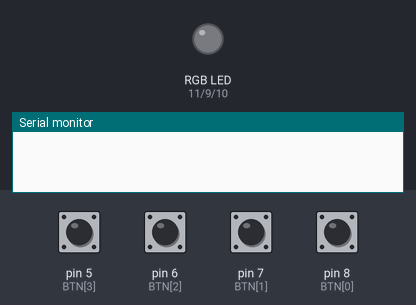
A sketch run on a simulated Arduino Uno, built with avr-gcc and run on an emulated ATmega328P. Parts: an RGB LED mixed from three pins (HIGH = lit), the last lines printed to the serial monitor. The inputs (shaded band) are chosen by the test bench; at power-on: pin 5 (BTN[3]), pin 6 (BTN[2]), pin 7 (BTN[1]), pin 8 (BTN[0]) HIGH.

Above: at 1.2 s.
1.3 s: pin 5 (BTN[3]) pulled LOW for 0.15 s
At 2.5 s:
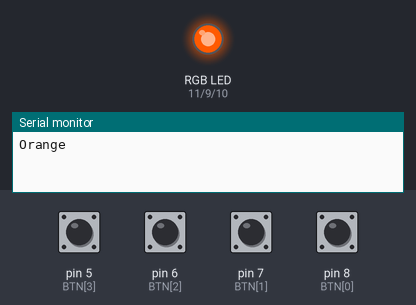
2.9 s: pin 6 (BTN[2]) pulled LOW for 0.15 s
At 4.0 s:
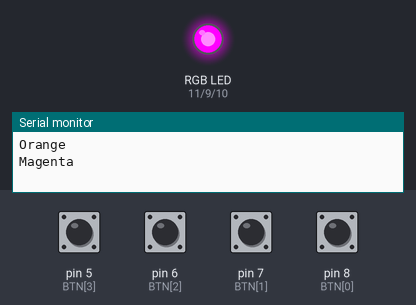
4.5 s: pin 7 (BTN[1]) pulled LOW for 0.15 s
At 5.1 s:
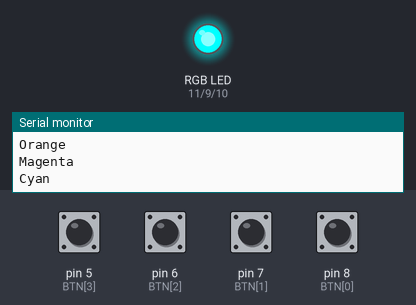
6.1 s: pin 8 (BTN[0]) pulled LOW for 0.15 s
At 6.4 s:
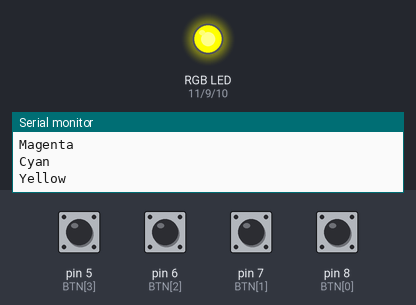
7.7 s: pin 5 (BTN[3]) pulled LOW for 1 s
At 8.8 s:
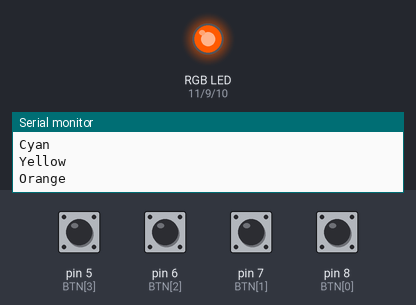
10.2 s: pin 6 (BTN[2]) pulled LOW for 1 s
At 10.7 s:
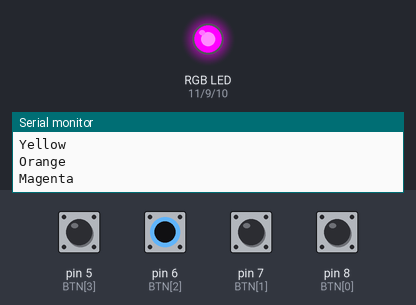
Timing chart, 0 to 13.2 s (numbered marks = the images above; inputs shaded):
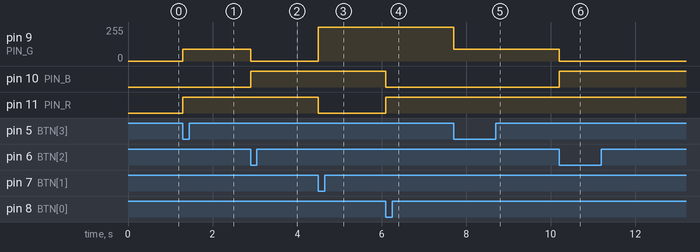

The sketch:

sketch.ino
```cpp
// ПЗ №4. RGB-світлодіод і чотири кнопки
const int PIN_R = 11;   // канали на ШІМ-пінах
const int PIN_B = 10;
const int PIN_G = 9;
const int BTN[4] = {8, 7, 6, 5};   // натиснуто = LOW

// червоний, зелений, синій для кожної кнопки (0...255)
const int COLOR[4][3] = {
  {255, 255, 0},    // жовтий
  {0, 255, 255},    // блакитний
  {255, 0, 255},    // пурпуровий
  {255, 90, 0}      // помаранчевий
};
const char *NAME[4] = {"Yellow", "Cyan", "Magenta", "Orange"};

void setup() {
  pinMode(PIN_R, OUTPUT);
  pinMode(PIN_G, OUTPUT);
  pinMode(PIN_B, OUTPUT);
  for (int i = 0; i < 4; i++) {
    pinMode(BTN[i], INPUT_PULLUP);
  }
  Serial.begin(9600);
}

void loop() {
  for (int i = 0; i < 4; i++) {
    if (digitalRead(BTN[i]) == LOW) {
      analogWrite(PIN_R, COLOR[i][0]);
      analogWrite(PIN_G, COLOR[i][1]);
      analogWrite(PIN_B, COLOR[i][2]);
      Serial.println(NAME[i]);
      // чекаємо відпускання кнопки
      while (digitalRead(BTN[i]) == LOW) {}
    }
  }
}
```

Measured:
- after the input at 1.3 s, pin 9 (PIN_G): 0/255 → 90/255 at once; pin 11 (PIN_R): LOW → HIGH at once
- after the input at 2.9 s, pin 9 (PIN_G): 90/255 → 0/255 at once; pin 10 (PIN_B): LOW → HIGH at once
- after the input at 4.5 s, pin 9 (PIN_G): 0/255 → 255/255 at once; pin 11 (PIN_R): HIGH → LOW at once
- after the input at 6.1 s, pin 10 (PIN_B): HIGH → LOW at once; pin 11 (PIN_R): LOW → HIGH at once
- after the input at 7.7 s, pin 9 (PIN_G): 255/255 → 90/255 at once
- after the input at 10.2 s, pin 9 (PIN_G): 90/255 → 0/255 at once; pin 10 (PIN_B): LOW → HIGH at once
